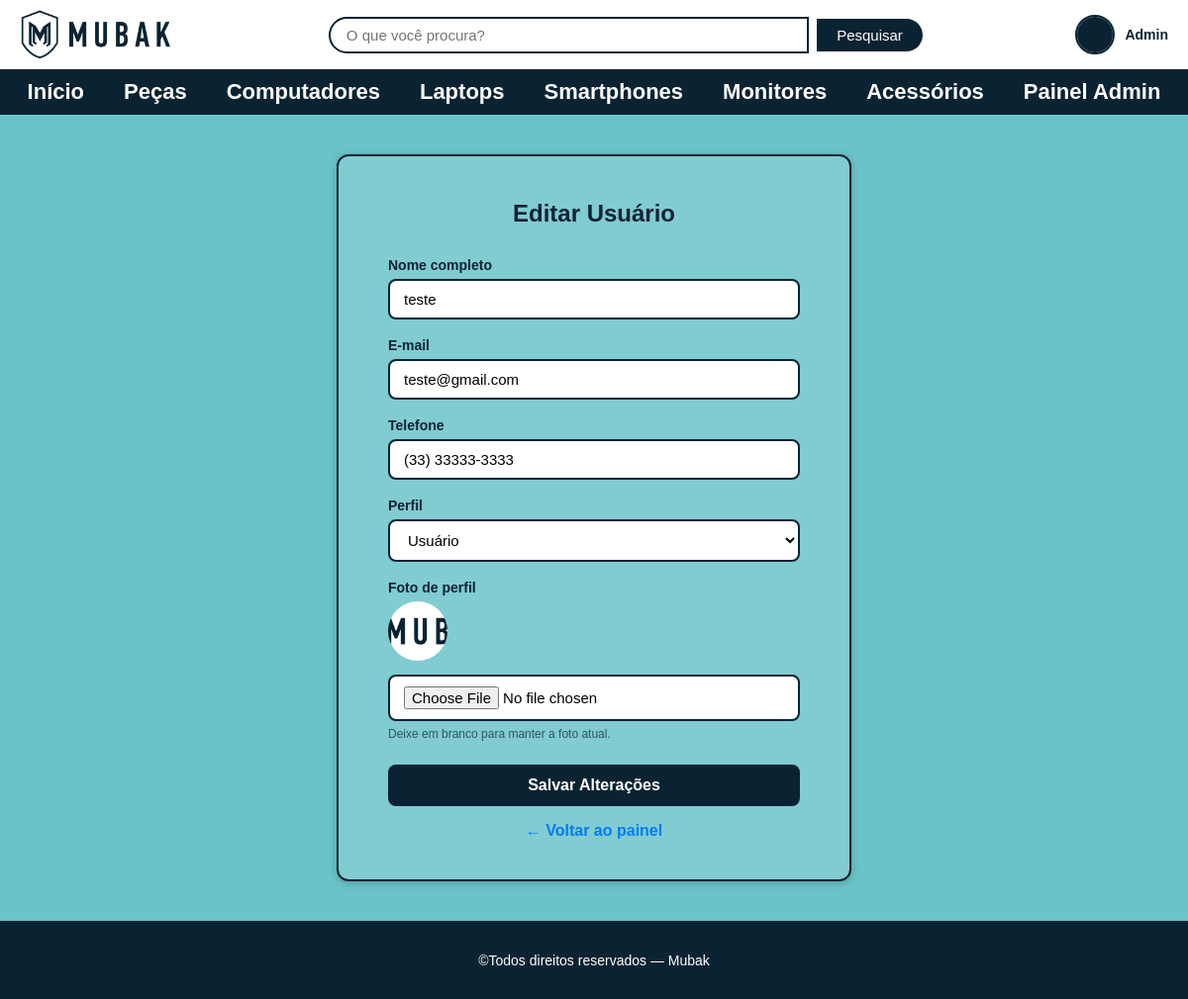
The app's page /admin/usuario/editar/3 (signed in) with its own data.
### tables this page shows
CREATE TABLE usuario(
            id_usuario INTEGER PRIMARY KEY AUTOINCREMENT NOT NULL,
            nome varchar(50) NOT NULL,
            email varchar(50) NOT NULL,
            senha varchar(50) NOT NULL,
            telefone varchar(50) NOT NULL,
            cpf varchar(50) UNIQUE NOT NULL,
            data_nasc DATE NOT NULL,
            foto varchar NOT NULL,
            id_perfil INT NOT NULL,
            FOREIGN KEY(id_perfil) REFERENCES perfil(id_perfil)
        );

### routes/admin_routes.py (the view, shortened to what this page needs)
@bp.route('/admin/usuario/editar/<int:id>', methods=['GET', 'POST'])
@admin_required
def editar_usuario(id):
    user = get_usuario_por_id(id)
    if not user:
        return "Usuário não encontrado", 404
    return render_template('pages/admin_usuario_form.html', user=user)

### app.py (called while the page is built)
@app.before_request
def verificar_inatividade():
    if 'user_id' in session:
        agora = datetime.now()
        ultima_atividade = session.get('ultima_atividade')
        if ultima_atividade:
            ultima_atividade = datetime.fromisoformat(ultima_atividade)
            if agora - ultima_atividade > TEMPO_INATIVIDADE:
                session.clear()
                return redirect(url_for('auth.login'))
        session.permanent = True
        session['ultima_atividade'] = agora.isoformat()

### database.py (called while the page is built)
def get_db_connection():
    conn = sqlite3.connect(DATABASE)
    conn.row_factory = sqlite3.Row
    return conn

### models/usuario_model.py (called while the page is built)
def get_usuario_por_id(id_usuario):
    conn = get_db_connection()
    user = conn.execute(
        'SELECT * FROM usuario WHERE id_usuario=?', (id_usuario,)
    ).fetchone()
    conn.close()
    return user

### templates/pages/admin_usuario_form.html (shortened to what this page needs)
<!DOCTYPE html>
<html lang="pt-br">
<head>
    <link rel="stylesheet" href="{{ url_for('static', filename='css/reset.css') }}">
    <link rel="stylesheet" href="{{ url_for('static', filename='css/global.css') }}">
    <link rel="stylesheet" href="{{ url_for('static', filename='css/admin.css') }}">
    <link rel="stylesheet" href="{{ url_for('static', filename='css/cadastro.css') }}">
    <link rel="stylesheet" href="{{ url_for('static', filename='css/responsive.css') }}">
</head>
<body>
    {% include 'partials/header.html' %}
    <main>
        <div class="admin_form_container">
            <div class="cadastro_box">
                <h2>{{ 'Editar Usuário' if user else 'Novo Usuário' }}</h2>
                <form class="cadastro_form" method="POST"
                      action="{{ url_for('admin.editar_usuario', id=user.id_usuario) if user else url_for('admin.novo_usuario') }}"
                      enctype="multipart/form-data">
                    <div class="cadastro_campo">
                        <label for="nome">Nome completo</label>
                        <input type="text" id="nome" name="nome" required
                               value="{{ user.nome if user else '' }}">
                    </div>
                    <div class="cadastro_campo">
                        <label for="email">E-mail</label>
                        <input type="email" id="email" name="email" required
                               value="{{ user.email if user else '' }}">
                    </div>
                    <div class="cadastro_campo">
                        <label for="telefone">Telefone</label>
                        <input type="tel" id="telefone" name="telefone"
                               value="{{ user.telefone if user else '' }}">
                    </div>
                    <div class="cadastro_campo">
                        <label for="id_perfil">Perfil</label>
                        <select id="id_perfil" name="id_perfil">
                            <option value="2" {{ 'selected' if not user or user.id_perfil == 2 }}>
                                Usuário
                            </option>
                        </select>
                    </div>
                    <div class="cadastro_campo">
                        <label for="foto">Foto de perfil</label>
                        {% if user and user.foto and user.foto != 'default.png' %}
                        <img src="{{ url_for('static', filename='uploads/' + user.foto) }}"
                             alt="Foto atual" class="campo_foto_preview">
                        {% endif %}
                        <input type="file" id="foto" name="foto" accept="image/*">
                        <span class="campo_hint">Deixe em branco para manter a foto atual.</span>
                    </div>
                    <button type="submit" class="btn_cadastrar">
                        {{ 'Salvar Alterações' if user else 'Criar Usuário' }}
                    </button>
                </form>
                <div class="form_voltar">
                    <a href="{{ url_for('admin.painel') }}">← Voltar ao painel</a>
                </div>
            </div>
        </div>
    </main>
    {% include 'partials/footer.html' %}
</body>
</html>

### templates/partials/header.html (shortened to what this page needs)
<header class="header">
    <figure class="header_logo">
        <a href="{{ url_for('index') }}">
            <img src="{{ url_for('static', filename='images/mubak_logo.png') }}" alt="Logo Mubak">
        </a>
    </figure>
    <section class="header_barra_pesquisa">
        <form action="{{ url_for('produto.pesquisar') }}" method="GET">
            <input type="search" name="q" placeholder="O que você procura?"
                   value="{{ busca|default('') }}" aria-label="Pesquisar">
            <button type="submit">Pesquisar</button>
        </form>
    </section>
    <div class="header_usuario">
        {% if session.user_id %}
            <a href="{{ url_for('user.perfil') }}" title="Ir para meu perfil">
                <img class="header_usuario_avatar"
                     src="{{ url_for('static', filename='uploads/' + (session.user_foto or 'default.png')) }}"
                     alt="Foto de {{ session.user_nome }}">
                <span class="header_usuario_nome">{{ session.user_nome }}</span>
            </a>
        {% endif %}
    </div>
</header>
<nav class="menu_principal">
    <ul>
        <li><a href="{{ url_for('index') }}">Início</a></li>
        <li><a href="{{ url_for('produto.produtos', categoria='Peças') }}">Peças</a></li>
        <li><a href="{{ url_for('produto.produtos', categoria='Computadores') }}">Computadores</a></li>
        <li><a href="{{ url_for('produto.produtos', categoria='Laptops') }}">Laptops</a></li>
        <li><a href="{{ url_for('produto.produtos', categoria='Smartphones') }}">Smartphones</a></li>
        <li><a href="{{ url_for('produto.produtos', categoria='Monitores') }}">Monitores</a></li>
        <li><a href="{{ url_for('produto.produtos', categoria='Acessórios') }}">Acessórios</a></li>
        {% if session.user_id %}
            {% if session.is_admin %}
            <li><a href="{{ url_for('admin.painel') }}">Painel Admin</a></li>
            {% else %}
            <li><a href="{{ url_for('favorito.favoritos') }}">Favoritos</a></li>
            <li><a href="{{ url_for('carrinho.carrinho') }}">Carrinho</a></li>
            {% endif %}
        {% endif %}
    </ul>
</nav>

### static/css/global.css (style rules this page uses)
:root { --cor-primaria: #0a2332; --cor-fundo: #6ac3c8; --cor-branca: #ffffff; --cor-texto-claro: #ffffff; --cor-destaque: #007BFF; --cor-perigo: #e74c3c; --cor-sucesso: #27ae60; --borda-radius: 8px; --sombra: 0 2px 8px rgba(0, 0, 0, 0.2); }
body { background-color: var(--cor-fundo); font-family: sans-serif; }
h2 { text-align: center; margin-bottom: 1%; margin-top: 1%; font-family: sans-serif; width: 100%; }
.header { display: flex; align-items: center; justify-content: space-between; padding: 10px 20px; background-color: var(--cor-branca); }
.header_barra_pesquisa { flex: 1; display: flex; justify-content: center; }
.header_barra_pesquisa form { display: flex; align-items: center; gap: 8px; width: 100%; max-width: 600px; }
.header_barra_pesquisa input[type="search"] { flex: 1; padding: 8px 16px; border: 2px solid var(--cor-primaria); border-radius: 25px 0 0 25px; font-size: 15px; outline: none; }
.header_barra_pesquisa button { padding: 8px 20px; background-color: var(--cor-primaria); color: var(--cor-branca); border: none; border-radius: 0 25px 25px 0; cursor: pointer; font-size: 15px; transition: background-color 0.3s; }
.header_logo img { display: block; max-height: 50px; }
.header_usuario { display: flex; align-items: center; gap: 10px; }
.header_usuario_avatar { width: 40px; height: 40px; border-radius: 50%; object-fit: cover; border: 2px solid var(--cor-primaria); }
.header_usuario_nome { font-size: 14px; font-weight: bold; color: var(--cor-primaria); white-space: nowrap; }
.header_usuario a { display: flex; align-items: center; gap: 10px; text-decoration: none; }
.menu_principal { background-color: var(--cor-primaria); padding: 10px 0; }
.menu_principal ul { display: flex; justify-content: center; list-style: none; margin: 0; padding: 0; gap: 40px; }
.menu_principal a { text-decoration: none; color: var(--cor-branca); font-family: sans-serif; font-weight: bold; font-size: 22px; transition: color 0.3s; }

### static/css/admin.css (style rules this page uses)
.admin_form_container { display: flex; justify-content: center; align-items: flex-start; padding: 40px 20px; }

### static/css/cadastro.css (style rules this page uses)
.cadastro_box { background-color: rgba(255, 255, 255, 0.15); border: 2px solid var(--cor-primaria); border-radius: 12px; padding: 40px 50px; width: 100%; max-width: 520px; box-shadow: var(--sombra); }
.cadastro_box h2 { color: var(--cor-primaria); font-size: 24px; margin-bottom: 30px; }
.cadastro_form { display: flex; flex-direction: column; gap: 18px; }
.cadastro_campo { display: flex; flex-direction: column; gap: 6px; }
.cadastro_campo label { font-weight: bold; font-size: 14px; color: var(--cor-primaria); }
.cadastro_campo input, .cadastro_campo select { padding: 10px 14px; border: 2px solid var(--cor-primaria); border-radius: var(--borda-radius); font-size: 15px; background-color: var(--cor-branca); outline: none; transition: border-color 0.3s; }
.campo_hint { font-size: 12px; color: var(--cor-primaria); opacity: 0.7; }
.campo_foto_preview { width: 60px; height: 60px; border-radius: 50%; object-fit: cover; margin-bottom: 8px; }
.btn_cadastrar { width: 100%; padding: 12px; background-color: var(--cor-primaria); color: var(--cor-branca); border: none; border-radius: var(--borda-radius); font-size: 16px; font-weight: bold; cursor: pointer; transition: background-color 0.3s; margin-top: 6px; }
.form_voltar { margin-top: 16px; text-align: center; }
.form_voltar a { color: var(--cor-destaque); font-weight: bold; }

### records on screen
usuario: user_nome "Admin"
usuario: nome "teste", email "teste@gmail.com", telefone "(33) 33333-3333", foto (picture)

### other values on screen
{{ 'Editar Usuário' if user else 'Novo Usuário' }} "Editar Usuário"
{{ 'Salvar Alterações' if user else 'Criar Usuário' }} "Salvar Alterações"
